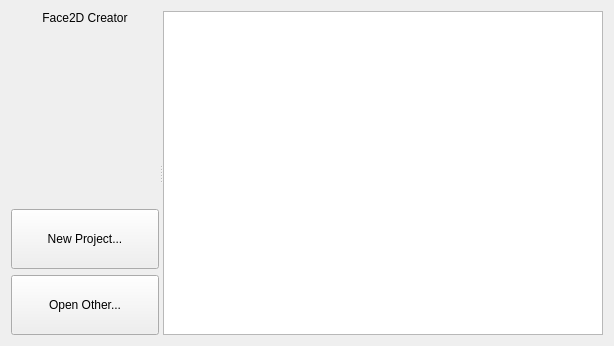
<?xml version="1.0" encoding="UTF-8"?>
<ui version="4.0">
 <class>Face2dCreator</class>
 <widget class="QWidget" name="Face2dCreator">
  <property name="geometry">
   <rect>
    <x>0</x>
    <y>0</y>
    <width>614</width>
    <height>346</height>
   </rect>
  </property>
  <property name="windowTitle">
   <string>Face2D Creator</string>
  </property>
  <layout class="QGridLayout" name="gridLayout">
   <item row="0" column="0">
    <widget class="QSplitter" name="splitter">
     <property name="orientation">
      <enum>Qt::Horizontal</enum>
     </property>
     <widget class="QWidget" name="widget" native="true">
      <layout class="QVBoxLayout" name="verticalLayout">
       <item>
        <widget class="QLabel" name="label">
         <property name="styleSheet">
          <string notr="true">font: 24pt &quot;Geeza Pro&quot;;</string>
         </property>
         <property name="text">
          <string>Face2D Creator</string>
         </property>
         <property name="alignment">
          <set>Qt::AlignCenter</set>
         </property>
        </widget>
       </item>
       <item>
        <spacer name="verticalSpacer">
         <property name="orientation">
          <enum>Qt::Vertical</enum>
         </property>
         <property name="sizeHint" stdset="0">
          <size>
           <width>20</width>
           <height>73</height>
          </size>
         </property>
        </spacer>
       </item>
       <item>
        <widget class="QPushButton" name="pushButton_2">
         <property name="minimumSize">
          <size>
           <width>0</width>
           <height>60</height>
          </size>
         </property>
         <property name="text">
          <string>New Project...</string>
         </property>
        </widget>
       </item>
       <item>
        <widget class="QPushButton" name="pushButton">
         <property name="minimumSize">
          <size>
           <width>0</width>
           <height>60</height>
          </size>
         </property>
         <property name="text">
          <string>Open Other...</string>
         </property>
        </widget>
       </item>
      </layout>
     </widget>
     <widget class="QListWidget" name="listWidget"/>
    </widget>
   </item>
  </layout>
 </widget>
 <resources/>
 <connections/>
</ui>
